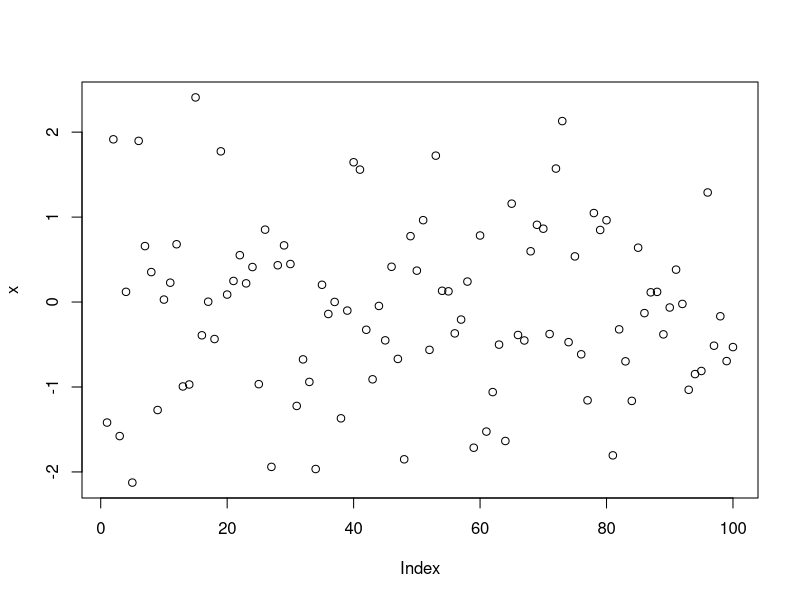
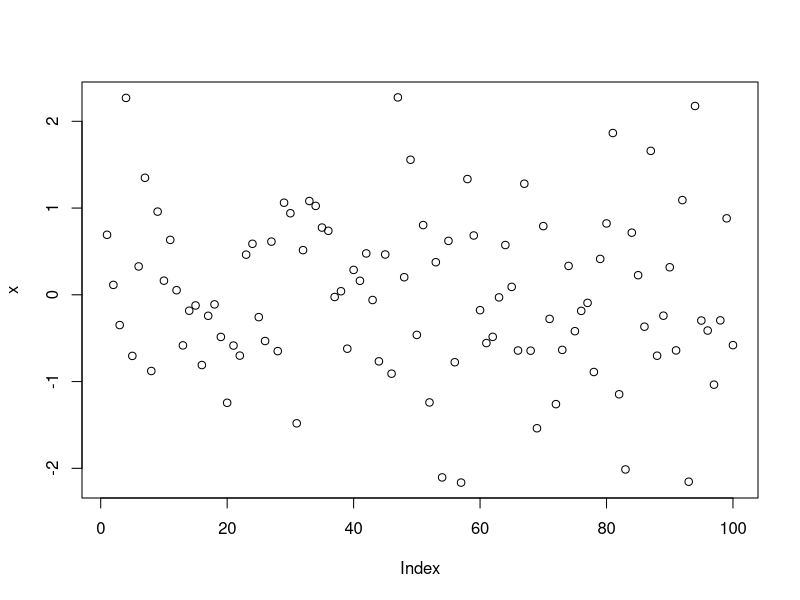
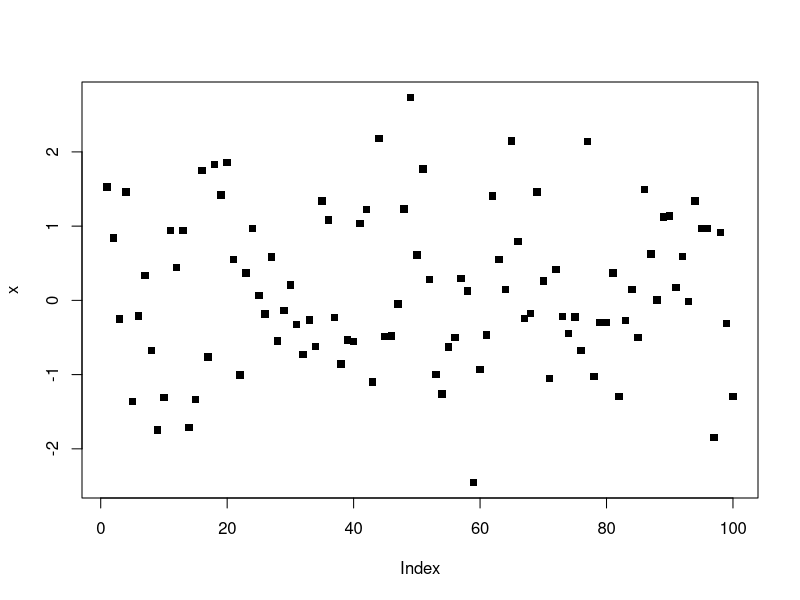
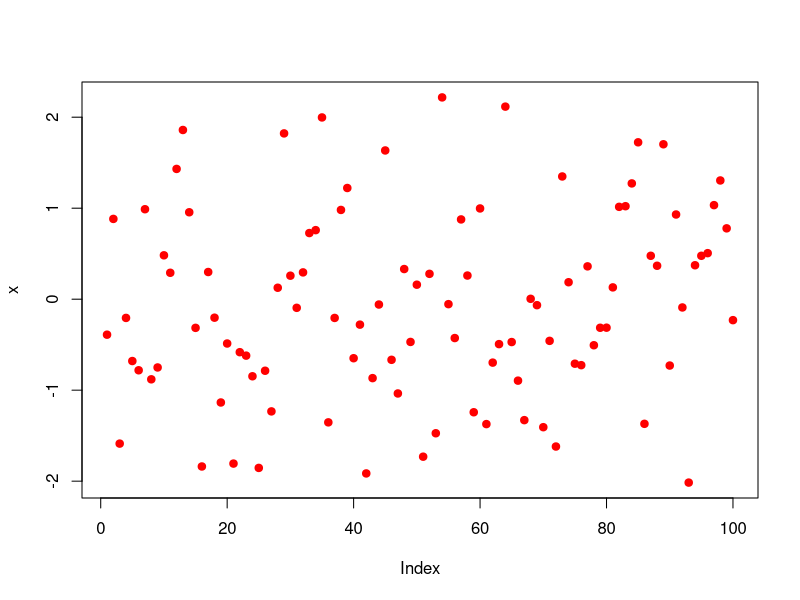
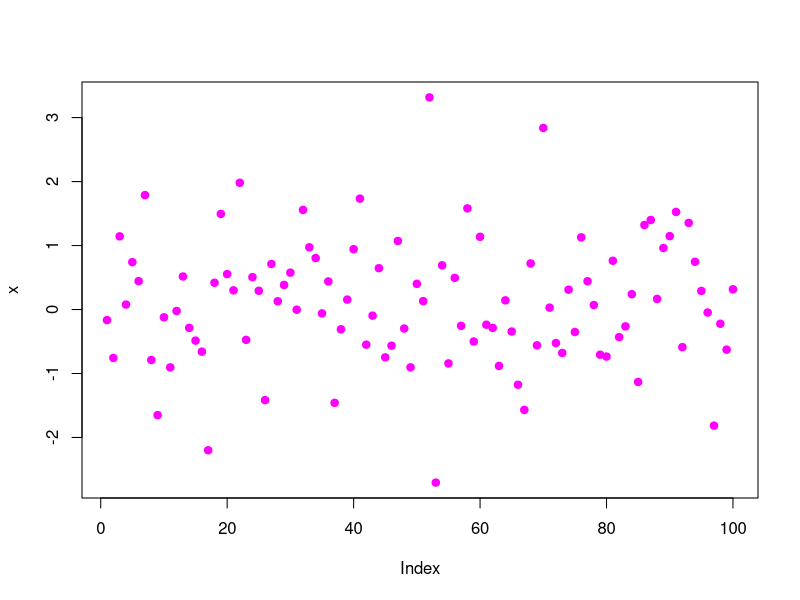
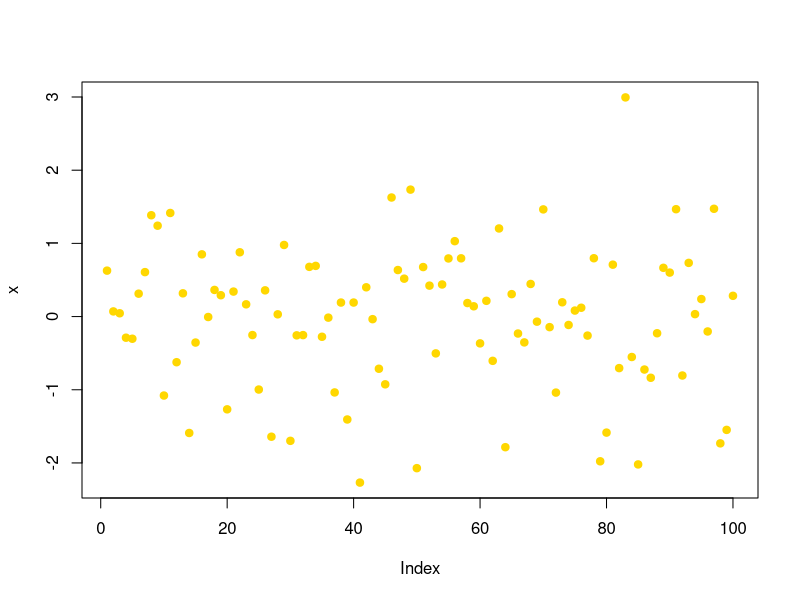
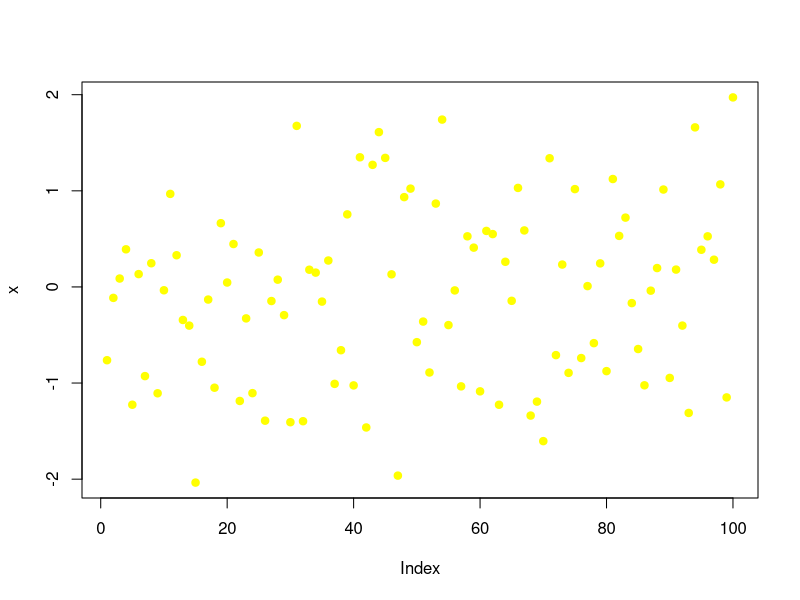
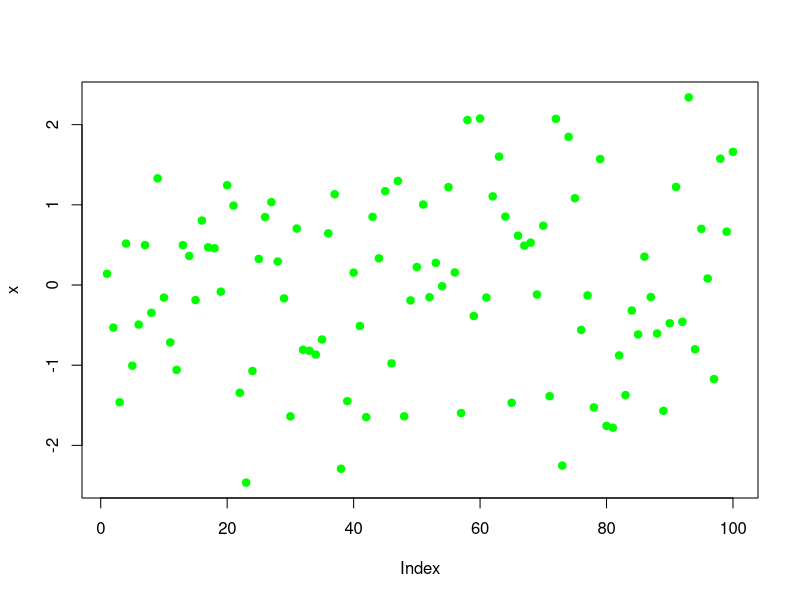

Generate these figures, in order, with R:
getwd()
setwd("C:/Abhijeet/CNG/Sem 001/R Prog/R Files")

## Applied Data Science C001

x <- rnorm(100);plot(x)
class(x)
summary(x)
length(x)

## rnorm generates random numbers that follow a normal distribution
## rnorm(100,50,5) here 100 is number of observations
## 50 is mean of the data
## 5 is std deviation

## rnorm is Random variable
x <- rnorm(100);plot(x,pch=1)
x <- rnorm(100);plot(x,pch=15)

## par is parameter which gives arguments inside R

par("pch")  ## pch is point character   
par("col")  ## default colour
?par  ## to know all parameters 

par("lty")  ##Line type
par("lwd")  ##Line weadth
par("col")  ##colour
par("bg")   ##background 
par("mar")   ## Margin of plot
par("mfrow") ## Multi frame row. to arrange multiple plots row-wise
par("mfcol") ## Multi frame row. to arrange multiple plots column-wise

## changing colour (Default is black)
x <- rnorm(100);plot(x, pch = 19, col = "red")
x <- rnorm(100);plot(x, pch = 19, col = "magenta")
x <- rnorm(100);plot(x, pch = 19, col = "gold")
x <- rnorm(100);plot(x, pch = 19, col = "yellow")
x <- rnorm(100);plot(x, pch = 19, col = "green")
x <- rnorm(100);plot(x, pch = 19, col = "skyblue")
x <- rnorm(100);plot(x, pch = 19, col = "maroon")
x <- rnorm(100);plot(x, pch = 19, col = "orange")
x <- rnorm(100);plot(x, pch = 19, col = "seagreen")

## cex function = changing size of symbol (default is 1)

x <- rnorm(100);plot(x, pch = 19, col = "red", cex = 1)

## changing X & Y labels & changing the title.

x <- rnorm(100);plot(x, pch = 19, col = "skyblue", cex = 2, xlab = "Items", 
                     ylab = "Change in %", main = "Export Data")

## plot for uni variate data

hist(mtcars$disp, pch = 19, col = "skyblue", cex = 1.5, xlab = "Items", 
     ylab = "Disp", main = "MT Cars Data")

plot(mtcars$disp, pch = 19, col = "skyblue", cex = 1.5, xlab = "Items", 
  ylab = "Disp", main = "MT Cars Data")

## plot for bivariate data

plot(mtcars$mpg,mtcars$drat, pch = 19, col = "skyblue", 
     cex = 1.5, xlab = "Mpg", ylab = "Drat", main = "MT Cars Data")

## Type plot to be drawn (for lines = 'l')

x <- rnorm(100);plot(x, type = 'l')  ## only lines
x <- rnorm(100);plot(x, type = 'b')  ## Line and point Both over-plotted
x <- rnorm(100);plot(x, type = 'o')  ## over-plot
x <- rnorm(100);plot(x, type = 'h')  ## histogram like vertical lines
x <- rnorm(100);plot(x, type = 's')  ## staircase

## linetype

x <- rnorm(100);plot(x, type = 'l',lty=1) 
x <- rnorm(100);plot(x, type = 'l',lty=2) 
x <- rnorm(100);plot(x, type = 'l',lty=3) 
x <- rnorm(100);plot(x, type = 'l',lty=4) 
x <- rnorm(100);plot(x, type = 'l',lty=5) 
x <- rnorm(100);plot(x, type = 'l',lty=6) 

## Histogram

x <- rnorm(100); hist(x, col= "skyblue", main = "Temperature", xlab ="Range",
                      ylab = "Freq")

## Bar plot
x <- c(7,12,35,41);class(x);barplot(x)

x <- data.frame(marks = c(45,75,84,26,56,75,82),
                names = c("Rajesh", "Niranjan", "Swapnil","Prajwal", "Ravi","Rani","Kavi"))
barplot(x$marks, names.arg = x$names, 
        xlab = "Names", ylab = "Revenue", col= "skyblue") 



barplot(x$marks, names.arg = x$names, 
        xlab = "Names", ylab = "Revenue", col= "skyblue") 

## las is level orientation
barplot(x$marks, names.arg = x$names, 
        xlab = "Names", ylab = "Revenue", col= "skyblue", las = 1) 

## Box Plot
data(mtcars)
boxplot(mtcars$mpg, xlab = "Milage", ylab = "Miles per gallon", col = "green")
summary(mtcars$mpg)

## meaning of this ~ is Y Vs X

data(mtcars)
boxplot(mpg ~ cyl, data = mtcars, xlab = "Number of Cylinders", ylab = "Miles Per Gallon",
        main = "Milage Data")

boxplot(mpg ~ gear, data = mtcars, xlab = "Gear", ylab = "Miles Per Gallon",
        main = "Milage Data")
str(mtcars)
 ## for box plot we need categorical data on x axis.





